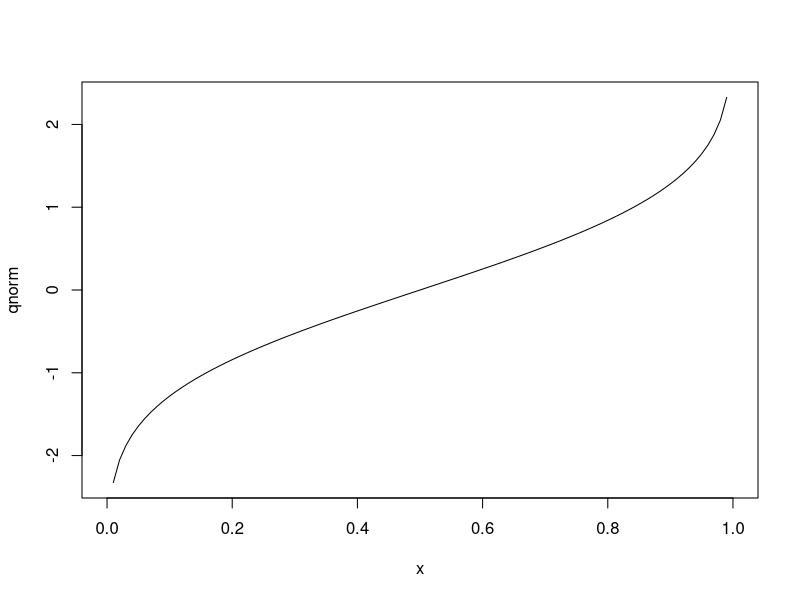
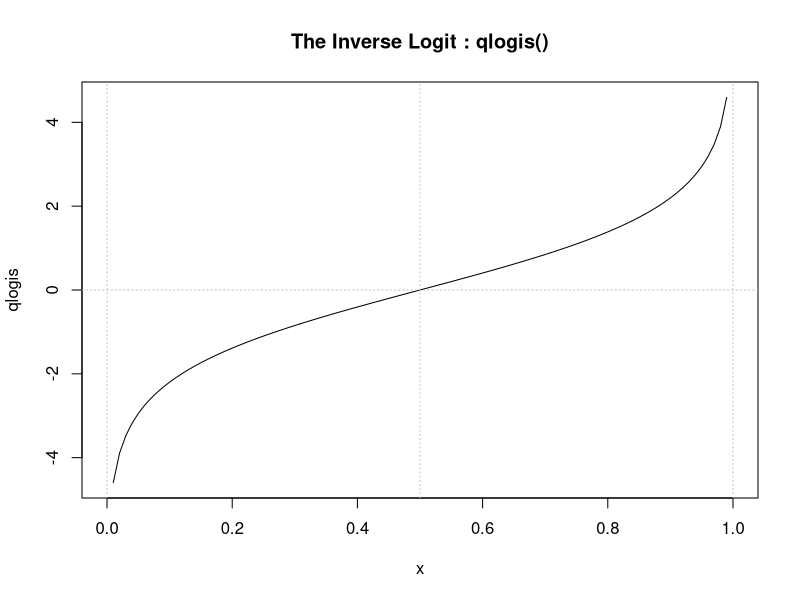
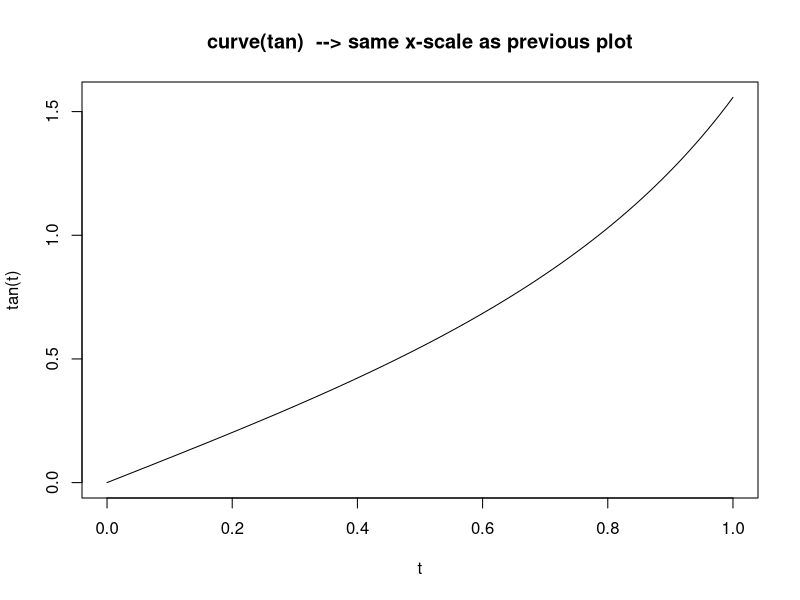
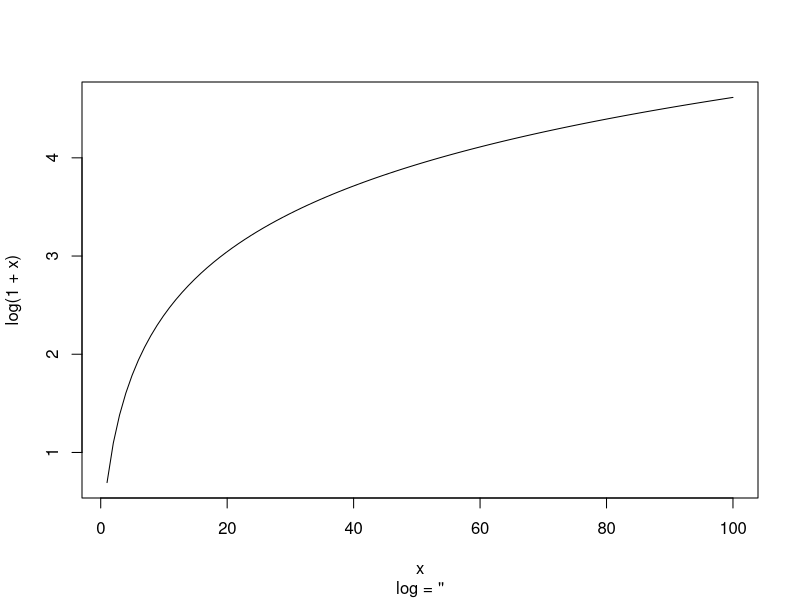
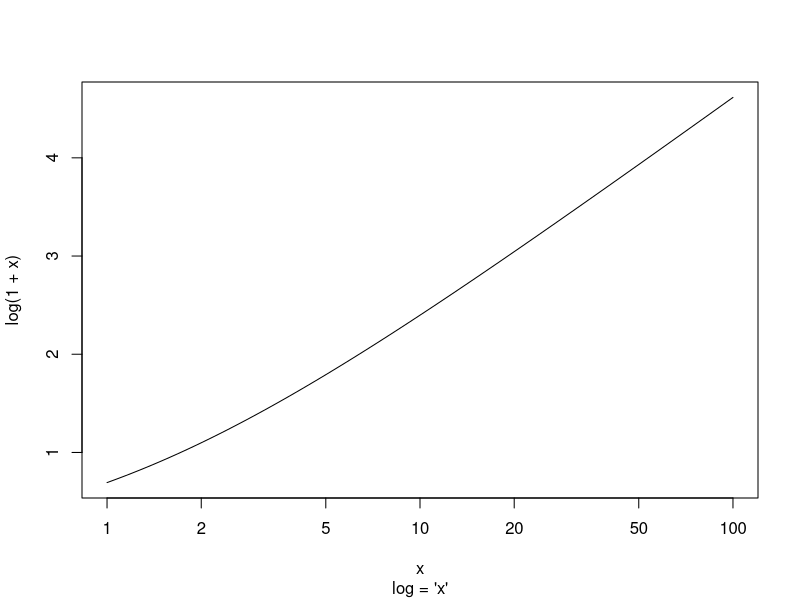
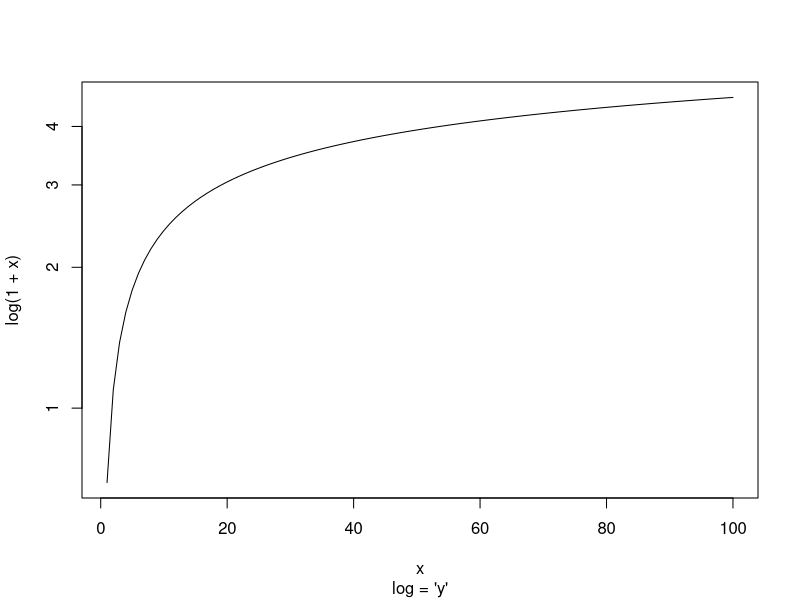
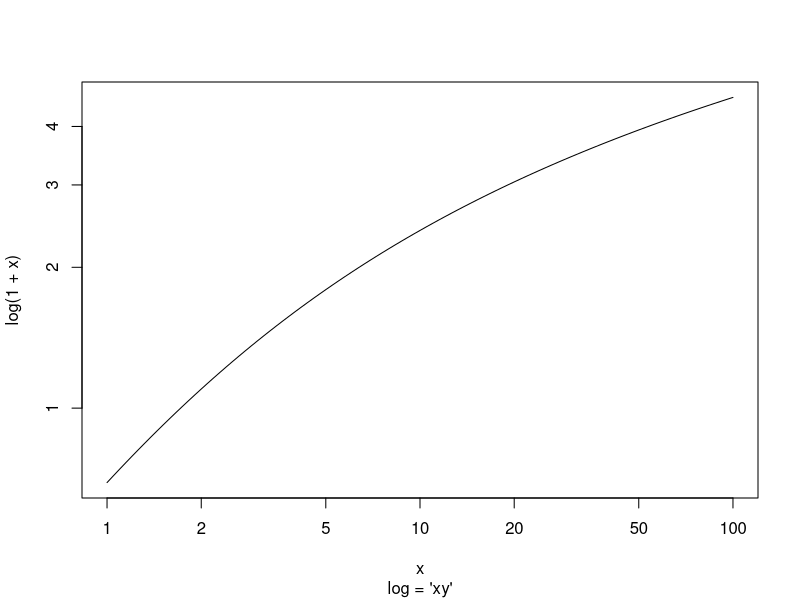

Write the R code that produced these figures, in order.
# some graphs
par(mfrow=c(1,1))
plot(qnorm)
plot(qlogis, main = "The Inverse Logit : qlogis()")

abline(h = 0, v = 0:2/2, lty = 3, col = "gray")

curve(tan, xname = "t", add = NA, main = "curve(tan)  --> same x-scale as previous plot")

for(ll in c("", "x", "y", "xy"))
  curve(log(1+x), 1, 100, log = ll, sub = paste0("log = '", ll, "'"))

